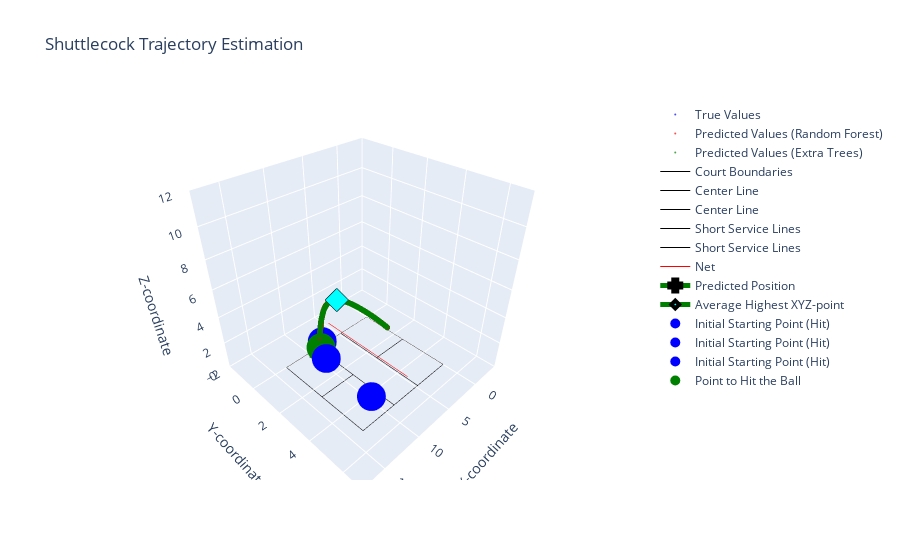

Notebook cell for this chart:
### Markdown cell above
### ROBOT - Shuttlecock Trajectory Estimation

### Code cell
import plotly.graph_objects as go
# Define court dimensions
court_length_x = 13.4
court_length_y = 5.18
court_height_skybox = 10
court_height_net = 1.55
court_length_centerline = 4.68

def is_point_within_court(x, y, z, court_length_x, court_length_y, court_height_skybox):
    """
    Check if a point is within the court boundaries.
    
    Args:
        x (float): X-coordinate of the point
        y (float): Y-coordinate of the point
        z (float): Z-coordinate of the point
        court_length_x (float): Length of the court along the X-axis
        court_length_y (float): Length of the court along the Y-axis
        court_height_skybox (float): Height of the court's skybox
    
    Returns:
        bool: True if the point is within the court boundaries, False otherwise
    """
    return 0 <= x <= court_length_x and 0 <= y <= court_length_y and 0 <= z <= court_height_skybox


# Create the 3D scatter plot
fig = go.Figure(data=[
    go.Scatter3d(
        x=y_actual_coords['SHUTTLECOCK POSITIION IN AIR(X) metres'],
        y=y_actual_coords['SHUTTLECOCK POSITIION IN AIR(Y) metres'],
        z=y_actual_coords['SHUTTLECOCK POSITIION IN AIR(Z) metres'],
        mode='markers',
        name='True Values',
        marker=dict(color='blue', size=2),
        opacity=0.7
    ),
    go.Scatter3d(
        x=predicted_trajectory_points_RT[:, 0],
        y=predicted_trajectory_points_RT[:, 1],
        z=predicted_trajectory_points_RT[:, 2],
        mode='markers',
        name='Predicted Values (Random Forest)',
        marker=dict(color='red', size=2),
        opacity=0.7
    ),
    go.Scatter3d(
        x=predicted_trajectory_points_ET[:, 0],
        y=predicted_trajectory_points_ET[:, 1],
        z=predicted_trajectory_points_ET[:, 2],
        mode='markers',
        name='Predicted Values (Extra Trees)',
        marker=dict(color='green', size=2),
        opacity=0.7
    ),
])

# Set plot title and axis labels
fig.update_layout(
    title='Shuttlecock Trajectory Estimation',
    scene=dict(
        xaxis_title='X-coordinate',
        yaxis_title='Y-coordinate',
        zaxis_title='Z-coordinate',
        xaxis=dict(range=[-4, 18]),  # Set the range for X-axis
        yaxis=dict(range=[-2, 7]),   # Set the range for Y-axis
        zaxis=dict(range=[0, 12]),  # Set the range for Z-axis
        aspectmode='manual',         # Set the aspect mode to manual for custom scaling
        aspectratio=dict(x=1, y=1, z=1)  # Set the aspect ratio for equal scaling of axes
    )
)

# Add court lines to the plot
fig.add_trace(go.Scatter3d(
    x=[0, court_length_x, court_length_x, 0, 0],
    y=[0, 0, court_length_y, court_length_y, 0],
    z=[0, 0, 0, 0, 0],
    mode='lines',
    name='Court Boundaries',
    line=dict(color='black', width=1)
))

fig.add_trace(go.Scatter3d(
    x=[0, court_length_centerline, court_length_centerline, 0, 0],
    y=[court_length_y / 2, court_length_y / 2, court_length_y / 2, court_length_y / 2, court_length_y / 2],
    z=[0, 0, 0, 0, 0],
    mode='lines',
    name='Center Line',
    line=dict(color='black', width=1)
))

fig.add_trace(go.Scatter3d(
    x=[court_length_x - court_length_centerline, court_length_x],
    y=[court_length_y / 2, court_length_y / 2],
    z=[0, 0, 0, 0, 0],
    mode='lines',
    name='Center Line',
    line=dict(color='black', width=1)
))

fig.add_trace(go.Scatter3d(
    x=[court_length_centerline + 0.04, court_length_centerline + 0.04],
    y=[0, court_length_y],
    z=[0, 0],
    mode='lines',
    name='Short Service Lines',
    line=dict(color='black', width=1)
))

fig.add_trace(go.Scatter3d(
    x=[court_length_x - court_length_centerline - 0.04, court_length_x - court_length_centerline - 0.04],
    y=[0, court_length_y],
    z=[0, 0],
    mode='lines',
    name='Short Service Lines',
    line=dict(color='black', width=1)
))

fig.add_trace(go.Scatter3d(
    x=[court_length_x / 2, court_length_x / 2],
    y=[0, court_length_y],
    z=[court_height_net, court_height_net],
    mode='lines',
    name='Net',
    line=dict(color='red', width=1)
))

# Initialize variables
all_within_court_RT = True
all_within_court_ET = True
highest_xyz_points_RT = []
highest_xyz_points_ET = []
highest_z_index_RT = np.argmax(predicted_trajectory_points_RT[:, 2])
highest_z_index_ET = np.argmax(predicted_trajectory_points_ET[:, 2])

# Check if all predicted values for the RT group are within the court
for point in predicted_trajectory_points_RT:
    x, y, z = point
    if not is_point_within_court(x, y, z, court_length_x, court_length_y, court_height_skybox):
        all_within_court_RT = False
        break

# Check if all predicted values for the ET group are within the court
for point in predicted_trajectory_points_ET:
    x, y, z = point
    if not is_point_within_court(x, y, z, court_length_x, court_length_y, court_height_skybox):
        all_within_court_ET = False
        break

color = "red"
predict = True
placeholder="Initial Starting Point (Miss)"
            
if not (all_within_court_RT and all_within_court_ET):
    color = "black"
    predict = False
    placeholder="Initial Starting Point (OUT)"
        
highest_xyz_points_RT = predicted_trajectory_points_RT[-1]
highest_xyz_point_RT = predicted_trajectory_points_RT[highest_z_index_RT]
highest_xyz_points_ET = predicted_trajectory_points_ET[-1]
highest_xyz_point_ET = predicted_trajectory_points_ET[highest_z_index_ET]
    
# Average out the predicted XYZ points
average_xyz = np.mean([highest_xyz_points_RT, highest_xyz_points_ET], axis=0)
# Average out the highest XYZ points
average_highest_xyz = np.mean([highest_xyz_point_RT, highest_xyz_point_ET], axis=0)

# Print the count
print("Is predicted Regression Tree (RT) within court: ", all_within_court_RT)
print("Is predicted Extra Tree (ET) within court: ", all_within_court_ET)
# Print the average XYZ values
print("Average XYZ of Estimated Shuttlecock Position:", average_xyz)

# Add the average predicted X, Y, and Z points to the graph
fig.add_trace(go.Scatter3d(
    x=[average_xyz[0]],
    y=[average_xyz[1]],
    z=[average_xyz[2]],
    mode='lines+markers',
    name='Predicted Position',
    line=dict(color="green", width=5),
    marker=dict(symbol="cross", size=10, color="cyan", line=dict(color="black", width=4)),
    opacity=1
))

# Add the average highest X, Y, and Z points to the graph
fig.add_trace(go.Scatter3d(
    x=[average_highest_xyz[0]],
    y=[average_highest_xyz[1]],
    z=[average_highest_xyz[2]],
    mode='lines+markers',
    name='Average Highest XYZ-point',
    line=dict(color="green", width=5),
    marker=dict(symbol="diamond", size=6, color="cyan", line=dict(color="black", width=4)),
    opacity=1
))

# Calculate the height of the badminton racket from the ground
badminton_height = (120 / 100) - (0.17/2)  # -> 0.17/2 assuming we want to hit it somewhere in the middle of the top quarter

# Calculate the length and width of the robot
robot_length = 20.4 / 100  # Convert length from cm to meters
robot_width = 23 / 100  # Convert width from cm to meters

# Define the range for the initial starting position
x_range = [0, 4.72]
y_range = [0, 5.18]

# Define number of random positions to test
no_of_random_pos = 3

for i in range(no_of_random_pos):
    # Generate random initial starting position within the specified range
    random_initial_x = random.uniform(x_range[0], x_range[1])
    random_initial_y = random.uniform(y_range[0], y_range[1])

    # Calculate the position where the dummy robot should move to
    robot_x = court_length_x - average_xyz[0] - robot_length - random_initial_x
    robot_y = court_length_y - average_xyz[1] - robot_width - random_initial_y

    # Calculate the distance traveled by the robot
    robot_distance = np.sqrt(robot_x ** 2 + robot_y ** 2)
    # Calculate the time required for the robot to move to the position
    robot_movement_time = robot_distance / 3
    if (all_within_court_RT and all_within_court_ET):
        print("Distance: {:.2f} meters in {:.2f} seconds".format(robot_distance, robot_movement_time))

    # Calculate the adjusted z-coordinate for hitting the shuttlecock
    robot_z = average_highest_xyz[2] - badminton_height

    # Check if the average highest XYZ-point is within the court and the robot can reach the position before the ball drops
    if (
        average_xyz[0] >= 0
        and average_xyz[0] <= court_length_x
        and average_xyz[1] >= 0
        and average_xyz[1] <= court_length_y
        and average_highest_xyz[2] >= 0
        and average_highest_xyz[2] <= court_height_skybox
        and robot_movement_time <= 1.5
        and robot_z >= 0
    ):
        # Add the initial starting point of the dummy robot to the graph
        fig.add_trace(
            go.Scatter3d(
                x=[court_length_x - random_initial_x],
                y=[court_length_y - random_initial_y],
                z=[badminton_height],
                mode="markers",
                name="Initial Starting Point (Hit)",
                marker=dict(color="blue", size=10),
                opacity=1,
            )
        )

        # Calculate the (x, y) difference
        x_difference = robot_x
        y_difference = robot_y
        
        if (all_within_court_RT and all_within_court_ET):
            print(f"X difference: {x_difference}")
            print(f"Y difference: {y_difference}")
            print(f"Time required: {robot_movement_time} seconds")
            print("Able to reach and hit on time")
    else:
        # Add the initial starting point of the dummy robot to the graph
        fig.add_trace(
            go.Scatter3d(
                x=[court_length_x - random_initial_x],
                y=[court_length_y - random_initial_y],
                z=[badminton_height],
                mode="markers",
                name=placeholder,
                marker=dict(color=color, size=10),
                opacity=0.3,
            )
        )
        
        if (all_within_court_RT and all_within_court_ET):
            if robot_movement_time > 1.5:
                print(f"X difference: {x_difference}")
                print(f"Y difference: {y_difference}")
                print(f"Time required: {robot_movement_time} seconds")
                print("Cannot reach on time")
            else:
                print("Cannot hit")

if (all_within_court_RT and all_within_court_ET):
    # Add the point where the dummy robot can hit the ball to the graph
    fig.add_trace(
        go.Scatter3d(
            x=[court_length_x - random_initial_x - robot_x],
            y=[court_length_y - random_initial_y - robot_y],
            z=[badminton_height],
            mode="markers",
            name="Point to Hit the Ball",
            marker=dict(color="green", size=10),
            opacity=1,
        )
)

# Show the 3D plot
fig.show()

# Save the plot as an HTML file
offline.plot(fig, filename='interactive_models/robot_pred_normal_reg.html')

### Figure 1 — Plotly figure (JSON) as saved in the notebook; plotly's stock layout.template omitted (floating-point values rounded to 4 significant figures)
{"data": [{"marker": {"color": "blue", "size": 2}, "mode": "markers", "name": "True Values", "opacity": 0.7, "type": "scatter3d", "x": [4.077, 4.153, 4.227, 4.302, 4.376, 4.451, 4.524, 4.595, 4.668, 4.737, 4.81, 4.882, 4.952, 5.021, 5.089, 5.157, 5.227, 5.293, 5.36, 5.427, 5.492, 5.557, 5.621, 5.687, 5.748, 5.814, 5.875, 5.938, 5.998, 6.059, 6.12, 6.181, 6.24, 6.297, 6.359, 6.415, 6.473, 6.529, 6.585, 6.641, 6.695, 6.751, 6.805, 6.859, 6.911, 6.964, 7.017, 7.069, 7.119, 7.17, 7.221, 7.267, 7.319, 7.367, 7.413, 7.461, 7.509, 7.554, 7.6, 7.645, 7.689, 7.734, 7.779, 7.822, 7.863, 7.906, 7.947, 7.988, 8.028, 8.069, 8.109, 8.146, 8.185, 8.224, 8.261, 8.295, 8.334, 8.369, 8.404, 8.438, 8.473, 8.508, 8.537, 8.571, 8.604, 8.634, 8.664, 8.695, 8.726, 8.755, 8.783, 8.811, 8.84, 8.868, 8.893, 8.92, 8.946, 8.971, 8.995, 9.02, 9.045, 9.064, 9.086, 9.112, 9.132, 9.154, 9.173, 9.19, 9.212, 9.231, 9.249, 9.267, 9.283, 9.3, 9.317, 9.332, 9.346, 9.361, 9.376, 9.39, 9.403, 9.416, 9.427, 9.437, 9.448, 9.459, 9.468, 9.478], "y": [2.966, 2.932, 2.899, 2.866, 2.833, 2.799, 2.767, 2.735, 2.702, 2.672, 2.639, 2.607, 2.576, 2.545, 2.515, 2.485, 2.454, 2.424, 2.394, 2.365, 2.336, 2.307, 2.278, 2.249, 2.222, 2.192, 2.165, 2.137, 2.11, 2.083, 2.056, 2.029, 2.003, 1.977, 1.95, 1.925, 1.899, 1.874, 1.849, 1.824, 1.8, 1.775, 1.751, 1.727, 1.704, 1.681, 1.657, 1.634, 1.611, 1.589, 1.566, 1.545, 1.522, 1.501, 1.48, 1.459, 1.438, 1.417, 1.397, 1.377, 1.357, 1.338, 1.317, 1.298, 1.28, 1.261, 1.243, 1.224, 1.207, 1.188, 1.171, 1.154, 1.137, 1.12, 1.103, 1.088, 1.07, 1.055, 1.039, 1.024, 1.008, 0.993, 0.9799, 0.965, 0.9502, 0.9366, 0.9235, 0.9095, 0.896, 0.883, 0.8703, 0.8582, 0.845, 0.8326, 0.8215, 0.8095, 0.798, 0.7867, 0.7759, 0.7649, 0.7537, 0.7454, 0.7355, 0.7239, 0.715, 0.7053, 0.697, 0.6892, 0.6797, 0.671, 0.6628, 0.6548, 0.6477, 0.6403, 0.6325, 0.6262, 0.6196, 0.613, 0.6064, 0.6001, 0.5943, 0.5888, 0.5836, 0.5792, 0.5745, 0.5697, 0.5655, 0.5612], "z": [2.663, 2.725, 2.789, 2.849, 2.903, 2.961, 3.017, 3.074, 3.13, 3.181, 3.234, 3.281, 3.332, 3.382, 3.429, 3.475, 3.521, 3.568, 3.611, 3.655, 3.696, 3.738, 3.778, 3.817, 3.855, 3.894, 3.93, 3.966, 4.003, 4.04, 4.074, 4.105, 4.139, 4.17, 4.2, 4.23, 4.26, 4.289, 4.316, 4.34, 4.368, 4.394, 4.416, 4.442, 4.463, 4.485, 4.506, 4.526, 4.544, 4.563, 4.581, 4.595, 4.611, 4.626, 4.637, 4.65, 4.662, 4.672, 4.68, 4.686, 4.695, 4.7, 4.704, 4.705, 4.707, 4.707, 4.707, 4.704, 4.701, 4.694, 4.69, 4.679, 4.669, 4.657, 4.643, 4.627, 4.611, 4.591, 4.572, 4.548, 4.525, 4.499, 4.468, 4.437, 4.405, 4.369, 4.335, 4.294, 4.251, 4.207, 4.161, 4.111, 4.059, 4.004, 3.948, 3.886, 3.824, 3.758, 3.688, 3.617, 3.54, 3.463, 3.381, 3.295, 3.209, 3.116, 3.019, 2.92, 2.816, 2.71, 2.597, 2.484, 2.367, 2.243, 2.115, 1.983, 1.849, 1.708, 1.564, 1.415, 1.261, 1.104, 0.9381, 0.7687, 0.5953, 0.4141, 0.2333, 0.04092]}, {"marker": {"color": "red", "size": 2}, "mode": "markers", "name": "Predicted Values (Random Forest)", "opacity": 0.7, "type": "scatter3d", "x": [4.077, 4.153, 4.227, 4.302, 4.376, 4.45, 4.524, 4.596, 4.668, 4.739, 4.811, 4.882, 4.952, 5.021, 5.094, 5.168, 5.221, 5.297, 5.367, 5.426, 5.492, 5.561, 5.624, 5.686, 5.753, 5.818, 5.868, 5.949, 5.999, 6.047, 6.125, 6.19, 6.233, 6.308, 6.361, 6.412, 6.482, 6.529, 6.586, 6.626, 6.696, 6.769, 6.798, 6.845, 6.918, 6.971, 7.009, 7.068, 7.12, 7.172, 7.22, 7.27, 7.311, 7.347, 7.429, 7.456, 7.501, 7.551, 7.603, 7.658, 7.698, 7.722, 7.768, 7.821, 7.861, 7.906, 7.96, 7.987, 8.019, 8.057, 8.09, 8.135, 8.175, 8.214, 8.262, 8.286, 8.327, 8.366, 8.405, 8.44, 8.467, 8.497, 8.539, 8.564, 8.588, 8.622, 8.663, 8.693, 8.733, 8.75, 8.771, 8.798, 8.841, 8.865, 8.893, 8.913, 8.942, 8.961, 8.986, 9.022, 9.034, 9.064, 9.086, 9.11, 9.128, 9.153, 9.17, 9.192, 9.209, 9.228, 9.243, 9.266, 9.282, 9.301, 9.316, 9.331, 9.345, 9.362, 9.376, 9.388, 9.403, 9.416, 9.426, 9.436, 9.448, 9.46, 9.469, 9.477], "y": [2.965, 2.928, 2.897, 2.864, 2.83, 2.807, 2.764, 2.735, 2.693, 2.667, 2.64, 2.604, 2.574, 2.535, 2.505, 2.482, 2.464, 2.422, 2.388, 2.362, 2.332, 2.305, 2.276, 2.257, 2.223, 2.198, 2.18, 2.142, 2.121, 2.095, 2.058, 2.027, 2.008, 1.968, 1.946, 1.916, 1.885, 1.865, 1.849, 1.826, 1.791, 1.755, 1.745, 1.732, 1.704, 1.677, 1.651, 1.63, 1.603, 1.575, 1.559, 1.539, 1.521, 1.512, 1.47, 1.459, 1.44, 1.411, 1.379, 1.351, 1.333, 1.324, 1.305, 1.287, 1.277, 1.263, 1.241, 1.23, 1.219, 1.195, 1.182, 1.157, 1.136, 1.116, 1.09, 1.085, 1.064, 1.051, 1.037, 1.021, 1.006, 0.9932, 0.9765, 0.9646, 0.9518, 0.9322, 0.9133, 0.8948, 0.8752, 0.8705, 0.864, 0.8509, 0.8394, 0.8255, 0.8205, 0.8139, 0.7883, 0.7848, 0.7714, 0.7691, 0.768, 0.754, 0.7501, 0.7303, 0.7165, 0.6968, 0.6942, 0.7036, 0.6969, 0.6966, 0.7084, 0.6689, 0.6598, 0.6341, 0.6336, 0.6201, 0.62, 0.6118, 0.6031, 0.5874, 0.5905, 0.5881, 0.5758, 0.5882, 0.5855, 0.5813, 0.5706, 0.5561], "z": [2.663, 2.725, 2.788, 2.848, 2.905, 2.963, 3.018, 3.074, 3.129, 3.18, 3.233, 3.284, 3.333, 3.382, 3.433, 3.483, 3.519, 3.57, 3.616, 3.654, 3.696, 3.739, 3.779, 3.817, 3.858, 3.897, 3.926, 3.974, 4.003, 4.031, 4.074, 4.11, 4.133, 4.173, 4.201, 4.228, 4.263, 4.287, 4.315, 4.334, 4.367, 4.4, 4.414, 4.434, 4.465, 4.487, 4.502, 4.524, 4.544, 4.563, 4.579, 4.595, 4.608, 4.618, 4.641, 4.648, 4.659, 4.669, 4.679, 4.689, 4.694, 4.697, 4.701, 4.703, 4.704, 4.704, 4.703, 4.701, 4.698, 4.693, 4.688, 4.679, 4.668, 4.657, 4.64, 4.631, 4.611, 4.59, 4.568, 4.545, 4.526, 4.502, 4.466, 4.442, 4.418, 4.38, 4.333, 4.293, 4.239, 4.213, 4.18, 4.132, 4.054, 4.007, 3.947, 3.9, 3.831, 3.782, 3.711, 3.606, 3.567, 3.462, 3.383, 3.297, 3.224, 3.117, 3.031, 2.915, 2.827, 2.727, 2.633, 2.491, 2.375, 2.236, 2.122, 1.991, 1.86, 1.696, 1.559, 1.431, 1.255, 1.098, 0.9441, 0.7893, 0.5947, 0.4042, 0.2265, 0.06203]}, {"marker": {"color": "green", "size": 2}, "mode": "markers", "name": "Predicted Values (Extra Trees)", "opacity": 0.7, "type": "scatter3d", "x": [4.077, 4.153, 4.227, 4.302, 4.376, 4.451, 4.524, 4.595, 4.668, 4.737, 4.81, 4.882, 4.952, 5.021, 5.089, 5.159, 5.227, 5.293, 5.36, 5.427, 5.492, 5.557, 5.621, 5.687, 5.748, 5.814, 5.875, 5.938, 5.998, 6.059, 6.123, 6.181, 6.24, 6.297, 6.359, 6.411, 6.473, 6.529, 6.585, 6.641, 6.695, 6.751, 6.805, 6.859, 6.911, 6.964, 7.017, 7.069, 7.119, 7.17, 7.221, 7.267, 7.319, 7.367, 7.413, 7.457, 7.509, 7.554, 7.605, 7.645, 7.689, 7.734, 7.779, 7.822, 7.863, 7.906, 7.947, 7.988, 8.028, 8.066, 8.109, 8.146, 8.18, 8.224, 8.261, 8.295, 8.334, 8.369, 8.404, 8.438, 8.473, 8.508, 8.537, 8.571, 8.604, 8.632, 8.664, 8.695, 8.726, 8.755, 8.783, 8.814, 8.84, 8.868, 8.893, 8.92, 8.946, 8.971, 8.994, 9.02, 9.042, 9.064, 9.086, 9.112, 9.132, 9.154, 9.173, 9.19, 9.212, 9.231, 9.251, 9.267, 9.283, 9.304, 9.317, 9.332, 9.346, 9.361, 9.376, 9.39, 9.403, 9.416, 9.427, 9.437, 9.448, 9.46, 9.468, 9.478], "y": [2.966, 2.932, 2.899, 2.866, 2.833, 2.797, 2.767, 2.735, 2.702, 2.672, 2.639, 2.607, 2.576, 2.546, 2.512, 2.479, 2.454, 2.424, 2.394, 2.365, 2.334, 2.307, 2.278, 2.249, 2.222, 2.192, 2.165, 2.137, 2.11, 2.083, 2.042, 2.029, 2.003, 1.977, 1.95, 1.918, 1.899, 1.874, 1.849, 1.824, 1.8, 1.775, 1.751, 1.727, 1.704, 1.681, 1.657, 1.634, 1.611, 1.589, 1.566, 1.545, 1.522, 1.501, 1.48, 1.463, 1.438, 1.417, 1.393, 1.377, 1.357, 1.338, 1.317, 1.298, 1.28, 1.261, 1.243, 1.224, 1.207, 1.19, 1.171, 1.154, 1.137, 1.12, 1.103, 1.088, 1.07, 1.055, 1.039, 1.024, 1.008, 0.993, 0.9799, 0.965, 0.9502, 0.9329, 0.9235, 0.9137, 0.896, 0.883, 0.8703, 0.8536, 0.845, 0.8326, 0.8215, 0.8095, 0.798, 0.7867, 0.7867, 0.7649, 0.758, 0.7454, 0.7355, 0.7239, 0.715, 0.7053, 0.697, 0.6892, 0.6797, 0.671, 0.6935, 0.6548, 0.6406, 0.6347, 0.6325, 0.6262, 0.6196, 0.613, 0.6064, 0.6001, 0.5943, 0.5888, 0.5836, 0.5792, 0.5745, 0.5774, 0.5655, 0.5612], "z": [2.663, 2.724, 2.789, 2.849, 2.903, 2.962, 3.017, 3.074, 3.13, 3.181, 3.234, 3.281, 3.332, 3.382, 3.43, 3.477, 3.521, 3.568, 3.611, 3.655, 3.696, 3.738, 3.778, 3.817, 3.855, 3.894, 3.93, 3.966, 4.003, 4.04, 4.073, 4.105, 4.139, 4.17, 4.2, 4.228, 4.26, 4.289, 4.316, 4.34, 4.368, 4.394, 4.416, 4.442, 4.463, 4.485, 4.506, 4.526, 4.544, 4.563, 4.581, 4.595, 4.611, 4.626, 4.637, 4.649, 4.662, 4.672, 4.68, 4.686, 4.695, 4.7, 4.704, 4.705, 4.707, 4.707, 4.707, 4.704, 4.701, 4.695, 4.69, 4.679, 4.669, 4.657, 4.643, 4.627, 4.611, 4.591, 4.572, 4.548, 4.525, 4.499, 4.468, 4.437, 4.405, 4.373, 4.335, 4.293, 4.251, 4.207, 4.161, 4.107, 4.059, 4.004, 3.948, 3.886, 3.824, 3.758, 3.692, 3.617, 3.543, 3.463, 3.381, 3.295, 3.209, 3.116, 3.019, 2.92, 2.816, 2.71, 2.582, 2.484, 2.368, 2.219, 2.115, 1.983, 1.849, 1.708, 1.564, 1.415, 1.261, 1.104, 0.9381, 0.7687, 0.5953, 0.4047, 0.2333, 0.04092]}, {"line": {"color": "black", "width": 1}, "mode": "lines", "name": "Court Boundaries", "type": "scatter3d", "x": [0, 13.4, 13.4, 0, 0], "y": [0, 0, 5.18, 5.18, 0], "z": [0, 0, 0, 0, 0]}, {"line": {"color": "black", "width": 1}, "mode": "lines", "name": "Center Line", "type": "scatter3d", "x": [0, 4.68, 4.68, 0, 0], "y": [2.59, 2.59, 2.59, 2.59, 2.59], "z": [0, 0, 0, 0, 0]}, {"line": {"color": "black", "width": 1}, "mode": "lines", "name": "Center Line", "type": "scatter3d", "x": [8.72, 13.4], "y": [2.59, 2.59], "z": [0, 0, 0, 0, 0]}, {"line": {"color": "black", "width": 1}, "mode": "lines", "name": "Short Service Lines", "type": "scatter3d", "x": [4.72, 4.72], "y": [0, 5.18], "z": [0, 0]}, {"line": {"color": "black", "width": 1}, "mode": "lines", "name": "Short Service Lines", "type": "scatter3d", "x": [8.68, 8.68], "y": [0, 5.18], "z": [0, 0]}, {"line": {"color": "red", "width": 1}, "mode": "lines", "name": "Net", "type": "scatter3d", "x": [6.7, 6.7], "y": [0, 5.18], "z": [1.55, 1.55]}, {"line": {"color": "green", "width": 5}, "marker": {"color": "cyan", "line": {"color": "black", "width": 4}, "size": 10, "symbol": "cross"}, "mode": "lines+markers", "name": "Predicted Position", "opacity": 1, "type": "scatter3d", "x": [9.477], "y": [0.5586], "z": [0.05148]}, {"line": {"color": "green", "width": 5}, "marker": {"color": "cyan", "line": {"color": "black", "width": 4}, "size": 6, "symbol": "diamond"}, "mode": "lines+markers", "name": "Average Highest XYZ-point", "opacity": 1, "type": "scatter3d", "x": [7.906], "y": [1.262], "z": [4.706]}, {"marker": {"color": "blue", "size": 10}, "mode": "markers", "name": "Initial Starting Point (Hit)", "opacity": 1, "type": "scatter3d", "x": [10.46], "y": [1.531], "z": [1.115]}, {"marker": {"color": "blue", "size": 10}, "mode": "markers", "name": "Initial Starting Point (Hit)", "opacity": 1, "type": "scatter3d", "x": [10.89], "y": [4.625], "z": [1.115]}, {"marker": {"color": "blue", "size": 10}, "mode": "markers", "name": "Initial Starting Point (Hit)", "opacity": 1, "type": "scatter3d", "x": [8.894], "y": [0.5053], "z": [1.115]}, {"marker": {"color": "green", "size": 10}, "mode": "markers", "name": "Point to Hit the Ball", "opacity": 1, "type": "scatter3d", "x": [9.681], "y": [0.7886], "z": [1.115]}], "layout": {"scene": {"aspectmode": "manual", "aspectratio": {"x": 1, "y": 1, "z": 1}, "xaxis": {"range": [-4, 18], "title": {"text": "X-coordinate"}}, "yaxis": {"range": [-2, 7], "title": {"text": "Y-coordinate"}}, "zaxis": {"range": [0, 12], "title": {"text": "Z-coordinate"}}}, "title": {"text": "Shuttlecock Trajectory Estimation"}}}
